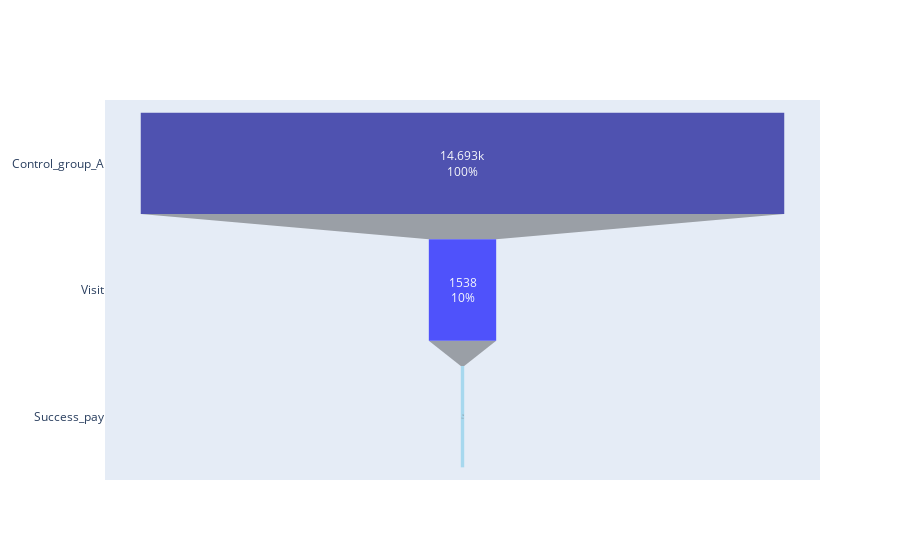
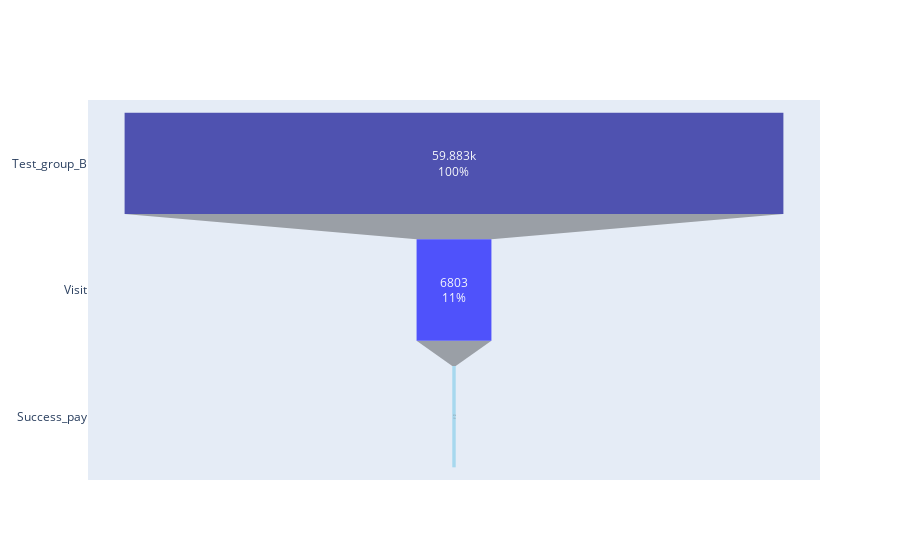

Write notebook code for charts like these, in order.
### Code cell
fig = go.Figure(go.Funnel(
    y = ["Control_group_A","Visit", "Success_pay"],
    x = [len(df3[df3['group'] == 'A']),len(data1[data1['group'] == 'A']), len(ex_a)],
    textposition = "inside",
    textinfo = "value+percent initial",
    opacity = 0.65, marker = {"color": ["darkblue", "blue", "skyblue"]}))
fig.show()

fig = go.Figure(go.Funnel(
    y = ["Test_group_B","Visit", "Success_pay"],
    x = [len(df3[df3['group'] == 'B']),len(data1[data1['group'] == 'B']), len(ex_b)],
    textposition = "inside",
    textinfo = "value+percent initial",
    opacity = 0.65, marker = {"color": ["darkblue", "blue", "skyblue"]}))
fig.show()

### Figure 1 — Plotly figure (JSON) as saved in the notebook; plotly's stock layout.template omitted (floating-point values rounded to 4 significant figures)
{"data": [{"marker": {"color": ["darkblue", "blue", "skyblue"]}, "opacity": 0.65, "textinfo": "value+percent initial", "textposition": "inside", "type": "funnel", "x": [14693, 1538, 78], "y": ["Control_group_A", "Visit", "Success_pay"]}], "layout": {}}

### Figure 2 — Plotly figure (JSON) as saved in the notebook; plotly's stock layout.template omitted (floating-point values rounded to 4 significant figures)
{"data": [{"marker": {"color": ["darkblue", "blue", "skyblue"]}, "opacity": 0.65, "textinfo": "value+percent initial", "textposition": "inside", "type": "funnel", "x": [59883, 6803, 314], "y": ["Test_group_B", "Visit", "Success_pay"]}], "layout": {}}
